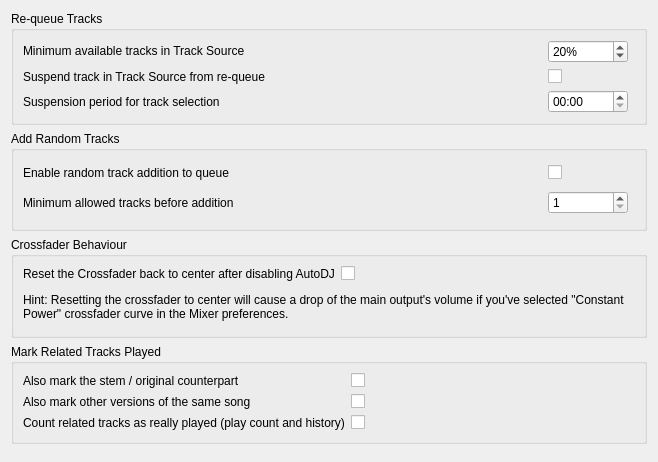
<?xml version="1.0" encoding="UTF-8"?>
<ui version="4.0">
 <class>DlgPrefAutoDJDlg</class>
 <widget class="QWidget" name="DlgPrefAutoDJDlg">
  <property name="geometry">
   <rect>
    <x>0</x>
    <y>0</y>
    <width>658</width>
    <height>239</height>
   </rect>
  </property>
  <property name="windowTitle">
   <string>Auto DJ Preferences</string>
  </property>
  <layout class="QVBoxLayout" name="AutoDJGridLayout">

   <item>
    <widget class="QGroupBox" name="RequeueOptions">
      <property name="title">
       <string>Re-queue Tracks</string>
      </property>
      <property name="alignment">
       <set>Qt::AlignLeading|Qt::AlignLeft|Qt::AlignTop</set>
      </property>
      <layout class="QGridLayout" name="RequeGridLayout">

       <item row="0" column="0">
        <widget class="QLabel" name="MinimumAvailableLabel">
         <property name="sizePolicy">
          <sizepolicy hsizetype="Minimum" vsizetype="Fixed">
           <horstretch>0</horstretch>
           <verstretch>0</verstretch>
          </sizepolicy>
         </property>
         <property name="text">
          <string>Minimum available tracks in Track Source</string>
         </property>
        </widget>
       </item>

       <item row="0" column="1">
        <widget class="QSpinBox" name="MinimumAvailableSpinBox">
         <property name="toolTip">
          <string>This percentage of tracks are always available for selecting, regardless of when they were last played.</string>
         </property>
         <property name="suffix">
          <string>%</string>
         </property>
         <property name="maximum">
          <number>100</number>
         </property>
         <property name="value">
          <number>20</number>
         </property>
         <property name="minimumSize">
          <size>
           <width>60</width>
           <height>0</height>
          </size>
         </property>
         <property name="maximumSize">
          <size>
           <width>80</width>
           <height>16777215</height>
          </size>
         </property>
        </widget>
       </item>

       <item row="1" column="0">
        <widget class="QLabel" name="RequeueIgnoreLabel">
         <property name="sizePolicy">
          <sizepolicy hsizetype="Minimum" vsizetype="Preferred">
           <horstretch>0</horstretch>
           <verstretch>0</verstretch>
          </sizepolicy>
         </property>
         <property name="toolTip">
          <string>Uncheck, to ignore all played tracks.</string>
         </property>
         <property name="text">
          <string>Suspend track in Track Source from re-queue</string>
         </property>
          <property name="buddy">
           <cstring>RequeueIgnoreCheckBox</cstring>
          </property>
        </widget>
       </item>

       <item row="1" column="1">
        <widget class="QCheckBox" name="RequeueIgnoreCheckBox">
         <property name="toolTip">
          <string>Uncheck, to ignore all played tracks.</string>
         </property>
         <property name="text">
          <string/>
         </property>
        </widget>
       </item>

       <item row="2" column="0">
        <widget class="QLabel" name="RequeueIgnoreTimeLabel">
         <property name="sizePolicy">
          <sizepolicy hsizetype="Minimum" vsizetype="Preferred">
           <horstretch>0</horstretch>
           <verstretch>0</verstretch>
          </sizepolicy>
         </property>
         <property name="text">
          <string>Suspension period for track selection</string>
         </property>
        </widget>
       </item>

       <item row="2" column="1">
        <widget class="QTimeEdit" name="RequeueIgnoreTimeEdit">
         <property name="toolTip">
          <string>Duration after which a track is eligible for selection by Auto DJ again</string>
         </property>
         <property name="displayFormat">
          <string>hh:mm</string>
         </property>
         <!--
           TODO: Enable this once we require at least Qt 6.7 and remove the
           corresponding code from the C++ file.
           -->
         <!--<property name="timeZone">
          <enum>QTimeZone::LocalTime</enum>
         </property>-->
         <property name="minimumSize">
          <size>
           <width>60</width>
           <height>0</height>
          </size>
         </property>
         <property name="maximumSize">
          <size>
           <width>80</width>
           <height>16777215</height>
          </size>
         </property>
        </widget>
       </item>

       <item row="2" column="2">
        <spacer name="horizontalSpacerRequeue">
         <property name="orientation">
          <enum>Qt::Horizontal</enum>
         </property>
          <property name="sizePolicy">
           <sizepolicy hsizetype="Expanding" vsizetype="Minimum">
            <horstretch>1</horstretch>
            <verstretch>0</verstretch>
           </sizepolicy>
          </property>
        </spacer>
       </item>

      </layout>
    </widget>
   </item>

   <item>
    <widget class="QGroupBox" name="AddRandomOptions">
      <property name="title">
       <string>Add Random Tracks</string>
      </property>
      <property name="alignment">
       <set>Qt::AlignLeading|Qt::AlignLeft|Qt::AlignTop</set>
      </property>
      <layout class="QGridLayout" name="AddRandomGridLayout">

       <item row="0" column="0">
        <widget class="QLabel" name="RandomQueueLabel">
         <property name="sizePolicy">
          <sizepolicy hsizetype="Minimum" vsizetype="Preferred">
           <horstretch>0</horstretch>
           <verstretch>0</verstretch>
          </sizepolicy>
         </property>
         <property name="text">
          <string>Enable random track addition to queue</string>
         </property>
         <property name="buddy">
          <cstring>RandomQueueCheckBox</cstring>
         </property>
        </widget>
       </item>

       <item row="0" column="1">
        <widget class="QCheckBox" name="RandomQueueCheckBox">
         <property name="toolTip">
          <string>Add random tracks from Track Source if the specified minimum tracks remain</string>
         </property>
        </widget>
       </item>

       <item row="1" column="0">
        <widget class="QLabel" name="RandomQueueMinimumLabel">
         <property name="sizePolicy">
          <sizepolicy hsizetype="Minimum" vsizetype="Preferred">
           <horstretch>0</horstretch>
           <verstretch>0</verstretch>
          </sizepolicy>
         </property>
         <property name="text">
          <string>Minimum allowed tracks before addition</string>
         </property>
        </widget>
       </item>

       <item row="1" column="1">
        <widget class="QSpinBox" name="RandomQueueMinimumSpinBox">
         <property name="enabled">
          <bool>true</bool>
         </property>
         <property name="toolTip">
          <string>Minimum number of tracks after which random tracks may be added</string>
         </property>
         <property name="minimum">
          <number>1</number>
         </property>
         <property name="maximum">
          <number>20</number>
         </property>
         <property name="minimumSize">
          <size>
           <width>60</width>
           <height>0</height>
          </size>
         </property>
         <property name="maximumSize">
          <size>
           <width>80</width>
           <height>16777215</height>
          </size>
         </property>
        </widget>
       </item>

       <item row="1" column="2">
        <spacer name="horizontalSpacerRandom">
         <property name="orientation">
          <enum>Qt::Horizontal</enum>
         </property>
          <property name="sizePolicy">
           <sizepolicy hsizetype="Expanding" vsizetype="Minimum">
            <horstretch>1</horstretch>
            <verstretch>0</verstretch>
           </sizepolicy>
          </property>
        </spacer>
       </item>

      </layout>
    </widget>
   </item>

   <item>
    <widget class="QGroupBox" name="CrossfaderBehaviour">
      <property name="title">
       <string>Crossfader Behaviour</string>
      </property>
      <property name="alignment">
       <set>Qt::AlignLeading|Qt::AlignLeft|Qt::AlignTop</set>
      </property>
      <layout class="QGridLayout" name="CrossfaderBehaviourLayout">

        <item row="0" column="0">
          <widget class="QLabel" name="CenterXfaderLabel">
            <property name="sizePolicy">
              <sizepolicy hsizetype="Preferred" vsizetype="Preferred">
                <horstretch>0</horstretch>
                <verstretch>0</verstretch>
              </sizepolicy>
            </property>
            <property name="text">
              <string>Reset the Crossfader back to center after disabling AutoDJ</string>
            </property>
            <property name="buddy">
              <cstring>CenterXfaderCheckBox</cstring>
            </property>
          </widget>
        </item>

        <item row="0" column="1">
          <widget class="QCheckBox" name="CenterXfaderCheckBox"/>
        </item>

        <item row="0" column="2">
          <spacer name="horizontalSpacerxfaderbehaviour">
            <property name="orientation">
              <enum>Qt::Horizontal</enum>
            </property>
            <property name="sizePolicy">
              <sizepolicy hsizetype="Expanding" vsizetype="Minimum">
                <horstretch>1</horstretch>
                <verstretch>0</verstretch>
              </sizepolicy>
            </property>
          </spacer>
        </item>

        <item row="1" column="0" colspan="3">
          <widget class="QLabel" name="CenterXfaderHintText">
            <property name="sizePolicy">
              <sizepolicy hsizetype="Expanding" vsizetype="Minimum">
                <horstretch>0</horstretch>
                <verstretch>0</verstretch>
              </sizepolicy>
            </property>
            <property name="wordWrap">
             <bool>true</bool>
            </property>
            <property name="text">
              <string>Hint: Resetting the crossfader to center will cause a drop of the main output's volume if you've selected "Constant Power" crossfader curve in the Mixer preferences.</string>
            </property>
          </widget>
        </item>

      </layout>
    </widget>
   </item>

   <!-- Andy CP66 / IDEA-09: marking one copy of a song played marks the others too. -->
   <item>
    <widget class="QGroupBox" name="RelatedTracksOptions">
      <property name="title">
       <string>Mark Related Tracks Played</string>
      </property>
      <property name="alignment">
       <set>Qt::AlignLeading|Qt::AlignLeft|Qt::AlignTop</set>
      </property>
      <layout class="QGridLayout" name="RelatedTracksLayout">

        <item row="0" column="0">
          <widget class="QLabel" name="RelatedStemLabel">
            <property name="sizePolicy">
              <sizepolicy hsizetype="Preferred" vsizetype="Preferred">
                <horstretch>0</horstretch>
                <verstretch>0</verstretch>
              </sizepolicy>
            </property>
            <property name="toolTip">
              <string>Playing a stem track also marks the track it was made from, and the other way around.</string>
            </property>
            <property name="text">
              <string>Also mark the stem / original counterpart</string>
            </property>
            <property name="buddy">
              <cstring>RelatedStemCheckBox</cstring>
            </property>
          </widget>
        </item>

        <item row="0" column="1">
          <widget class="QCheckBox" name="RelatedStemCheckBox">
            <property name="toolTip">
              <string>Playing a stem track also marks the track it was made from, and the other way around.</string>
            </property>
          </widget>
        </item>

        <item row="1" column="0">
          <widget class="QLabel" name="RelatedSameSongLabel">
            <property name="sizePolicy">
              <sizepolicy hsizetype="Preferred" vsizetype="Preferred">
                <horstretch>0</horstretch>
                <verstretch>0</verstretch>
              </sizepolicy>
            </property>
            <property name="toolTip">
              <string>Marks every other track with the same artist and title, including remixes, edits and slightly differently spelled copies.</string>
            </property>
            <property name="text">
              <string>Also mark other versions of the same song</string>
            </property>
            <property name="buddy">
              <cstring>RelatedSameSongCheckBox</cstring>
            </property>
          </widget>
        </item>

        <item row="1" column="1">
          <widget class="QCheckBox" name="RelatedSameSongCheckBox">
            <property name="toolTip">
              <string>Marks every other track with the same artist and title, including remixes, edits and slightly differently spelled copies.</string>
            </property>
          </widget>
        </item>

        <item row="2" column="0">
          <widget class="QLabel" name="RelatedPlayCountLabel">
            <property name="sizePolicy">
              <sizepolicy hsizetype="Preferred" vsizetype="Preferred">
                <horstretch>0</horstretch>
                <verstretch>0</verstretch>
              </sizepolicy>
            </property>
            <property name="toolTip">
              <string>Off: related tracks only count as played for this session. On: their play count and last played date are updated as well.</string>
            </property>
            <property name="text">
              <string>Count related tracks as really played (play count and history)</string>
            </property>
            <property name="buddy">
              <cstring>RelatedPlayCountCheckBox</cstring>
            </property>
          </widget>
        </item>

        <item row="2" column="1">
          <widget class="QCheckBox" name="RelatedPlayCountCheckBox">
            <property name="toolTip">
              <string>Off: related tracks only count as played for this session. On: their play count and last played date are updated as well.</string>
            </property>
          </widget>
        </item>

        <item row="0" column="2" rowspan="3">
          <spacer name="horizontalSpacerRelatedTracks">
            <property name="orientation">
              <enum>Qt::Horizontal</enum>
            </property>
            <property name="sizePolicy">
              <sizepolicy hsizetype="Expanding" vsizetype="Minimum">
                <horstretch>1</horstretch>
                <verstretch>0</verstretch>
              </sizepolicy>
            </property>
          </spacer>
        </item>

      </layout>
    </widget>
   </item>

   <item>
    <spacer name="verticalSpacer">
     <property name="orientation">
      <enum>Qt::Vertical</enum>
     </property>
      <property name="sizePolicy">
       <sizepolicy hsizetype="Expanding" vsizetype="Expanding">
        <horstretch>0</horstretch>
        <verstretch>1</verstretch>
       </sizepolicy>
      </property>
    </spacer>
   </item>

  </layout>
 </widget>
 <resources/>
 <!-- tabstops -->
 <connections/>
</ui>
